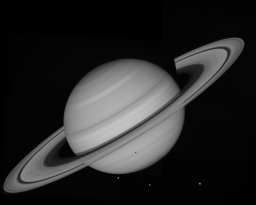
%> input picture lab3/saturn.png, 256 x 205 px
$ octave lab3211.m   (GNU Octave 9; MATLAB toolbox functions it lacks are replaced by stand-ins)
%> lines starting %> are read from the running program, lines starting %| are printed output that depends on the picture; in (x1, y1, x2, y2) boxes, pixels count from 0 and x2, y2 are one past the last pixel; in counts of white or black regions, pixels touching at a corner belong together; the program's own positions count from 1
clc
clear all;
close all;
I=imread('saturn.png');
%> I is the input picture: size 205x256 uint8; min 0, max 197, mean 39.9
Mx=[1 0 -1; 2 0 -2; 1 0 -1];
My=[1 2 1; 0 0 0 ; -1 -2 -1];
Ix=imfilter(I, Mx);
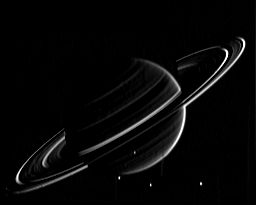
%> Ix: size 205x256 uint8; min 0, max 255, mean 7
Iy=imfilter(I, My);
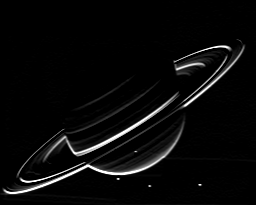
%> Iy: size 205x256 uint8; min 0, max 255, mean 9.5
subplot(2,2,1), imshow(Ix, []);
subplot(2,2,2), imshow(Iy, []);

[r,c]=size(I);
%> r = 205; c = 256
Norm_Image = zeros(size(I));

for i = 1:r
    for j = 1:c
        Norm_Image(i,j) = sqrt((Ix(i,j)*Ix(i,j))+(Iy(i,j)*Iy(i,j)));
    end
end
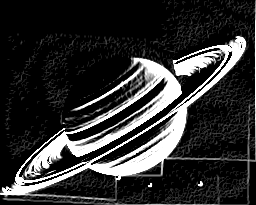
%> Norm_Image: size 205x256 double; min 0, max 15.97, mean 3.07; drawn with min black and max white

figure, imshow(Norm_Image);
%> after `imshow(Norm_Image)`:
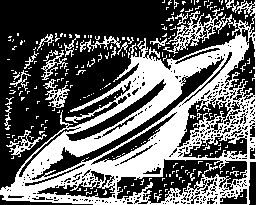
%> displayed picture: size 205x256, on the screen's scale of 0 to 255; 39.1% white; 211 white regions (188 under 20 px), largest, box (x1, y1, x2, y2) and area: (0, 0, 256, 205) 17730, (43, 79, 70, 108) 280, (6, 130, 47, 157) 255
